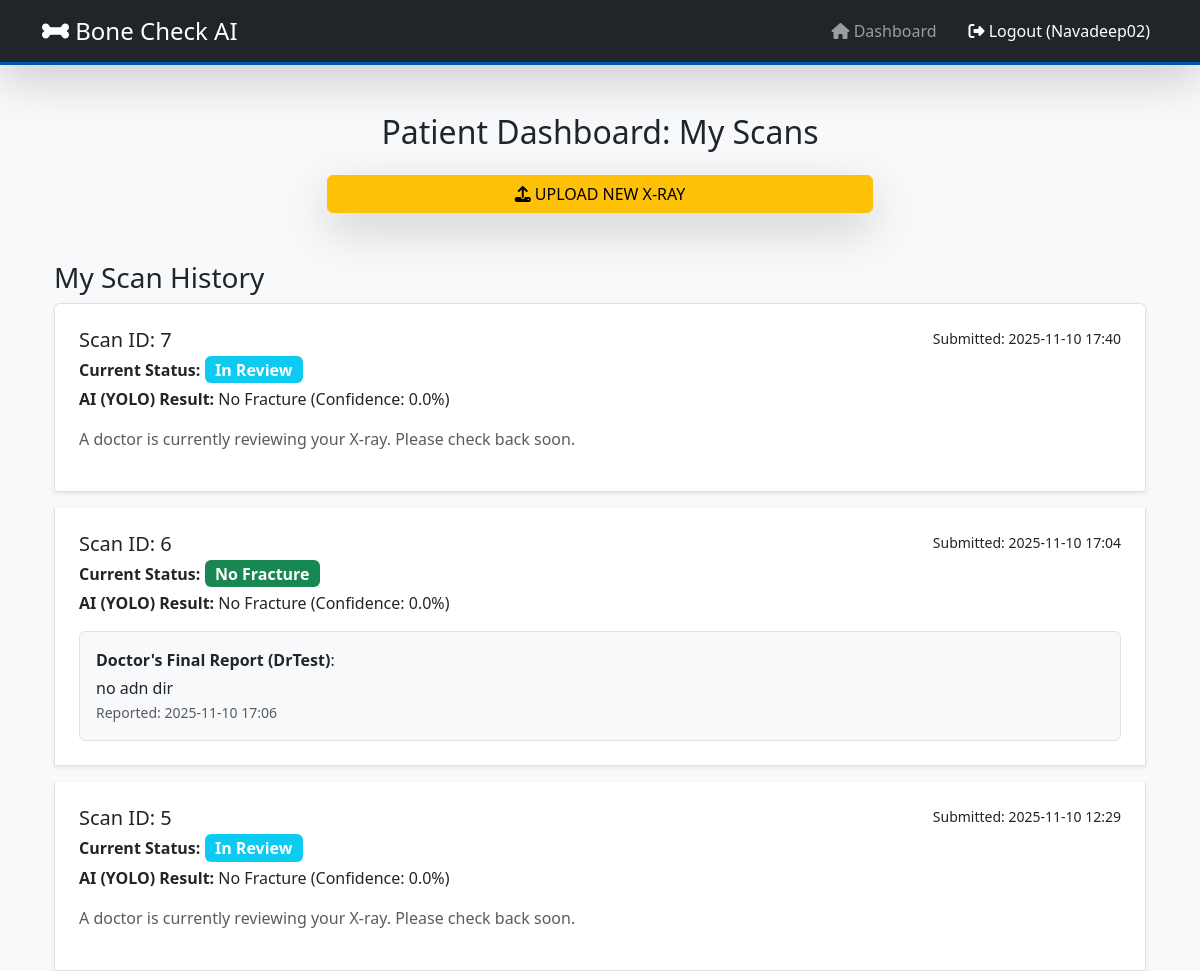
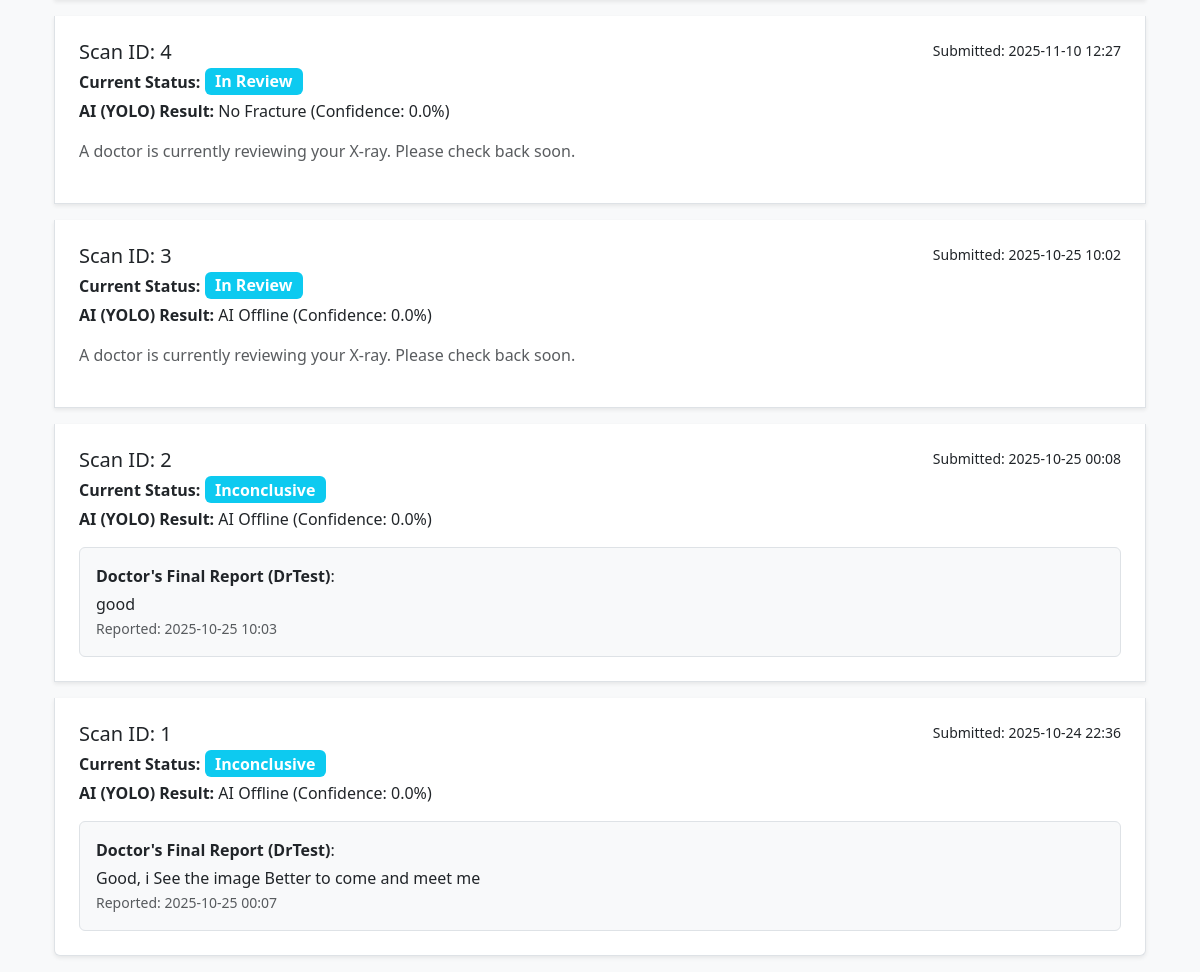
The page /dashboard (signed in) on the database its author committed (2 pictures, top to bottom).
### models.py (models this page shows, shortened)
class User(db.Model, UserMixin):
    id = db.Column(db.Integer, primary_key=True)
    username = db.Column(db.String(64), index=True, unique=True, nullable=False)
    email = db.Column(db.String(120), index=True, unique=True, nullable=True)
    password_hash = db.Column(db.String(128))
    role_id = db.Column(db.Integer, db.ForeignKey('role.id'))
    scans_submitted = db.relationship('Scan', foreign_keys='Scan.patient_id', backref='patient', lazy='dynamic')
    scans_assigned = db.relationship('Scan', foreign_keys='Scan.doctor_id', backref='doctor', lazy='dynamic')

class Scan(db.Model):
    id = db.Column(db.Integer, primary_key=True)
    image_path = db.Column(db.String(256), nullable=False) # Path relative to static/
    timestamp = db.Column(db.DateTime, index=True, default=datetime.utcnow)
    status = db.Column(db.String(50), default='Pending')
    yolo_result = db.Column(db.String(20), default='N/A')
    yolo_confidence = db.Column(db.Float)
    doctor_report = db.Column(db.Text)
    report_timestamp = db.Column(db.DateTime)
    patient_id = db.Column(db.Integer, db.ForeignKey('user.id'))
    doctor_id = db.Column(db.Integer, db.ForeignKey('user.id'), nullable=True) # Assigned doctor

### routes.py (the view)
@main.route('/dashboard')
@login_required
def dashboard():
    role_name = current_user.role.name
    if role_name == 'patient':
        scans = Scan.query.filter_by(patient_id=current_user.id).order_by(Scan.timestamp.desc()).all()
        return render_template('patient/dashboard.html', title='Patient Dashboard', scans=scans)
    elif role_name == 'doctor':
        pending_scans = Scan.query.filter(
            Scan.status.in_(['Pending', 'In Review'])
        ).order_by(Scan.timestamp.asc()).all()
        return render_template('doctor/dashboard.html', title='Doctor Dashboard', scans=pending_scans)
    elif role_name == 'admin':
        all_users = User.query.all()
        return render_template('admin/dashboard.html', title='Admin Dashboard', users=all_users)
    return redirect(url_for('main.index'))

### app.py (called while the page is built)
@login_manager.user_loader
def load_user(user_id):
    return User.query.get(int(user_id))

### templates/patient/dashboard.html
{% extends "base.html" %}
{% block content %}
<div class="container mt-4">
    <h2 class="text-center mb-4">Patient Dashboard: My Scans</h2>
    <div class="text-center mb-5">
        <a href="{{ url_for('main.upload_scan') }}" class="btn btn-warning btn-xl w-50 shadow-lg">
            <i class="fas fa-upload"></i> UPLOAD NEW X-RAY
        </a>
    </div>
    <h3 class="mt-4">My Scan History</h3>
    {% if scans %}
        <div class="list-group">
            {% for scan in scans %}
            <div class="list-group-item list-group-item-action mb-3 p-4 shadow-sm">
                <div class="d-flex w-100 justify-content-between">
                    <h5 class="mb-1">Scan ID: {{ scan.id }}</h5>
                    <small>Submitted: {{ scan.timestamp.strftime('%Y-%m-%d %H:%M') }}</small>
                </div>
                <p class="mb-1">
                    <strong>Current Status:</strong>
                    <span class="badge
                        {% if scan.status == 'Fracture Detected' %}bg-danger{% elif scan.status == 'No Fracture' %}bg-success{% elif scan.status == 'Pending' %}bg-warning text-dark{% else %}bg-info{% endif %}
                        fs-6">{{ scan.status }}</span>
                </p>
                <p>
                    <strong>AI (YOLO) Result:</strong> {{ scan.yolo_result }} (Confidence: {{ "%.1f"|format(scan.yolo_confidence * 100) }}%)
                </p>
                {% if scan.doctor_report %}
                    <div class="mt-3 p-3 border rounded bg-light">
                        <p class="mb-1"><strong>Doctor's Final Report ({{ scan.doctor.username if scan.doctor else 'N/A' }})</strong>:</p>
                        <p class="mb-0">{{ scan.doctor_report }}</p>
                        <small class="text-muted">Reported: {{ scan.report_timestamp.strftime('%Y-%m-%d %H:%M') }}</small>
                    </div>
                {% elif scan.status == 'Pending' or scan.status == 'In Review' %}
                    <p class="text-muted mt-3">A doctor is currently reviewing your X-ray. Please check back soon.</p>
                {% endif %}
            </div>
            {% endfor %}
        </div>
    {% else %}
        <div class="alert alert-info text-center mt-4">
            You have not submitted any scans yet. Click the "UPLOAD NEW X-RAY" button above to begin!
        </div>
    {% endif %}
</div>
{% endblock %}

### templates/base.html (shortened to what this page needs)
<!DOCTYPE html>
<html lang="en">
<head>
    <link href="https://cdn.jsdelivr.net/npm/bootstrap@5.3.3/dist/css/bootstrap.min.css" rel="stylesheet">
    <link rel="stylesheet" href="https://cdnjs.cloudflare.com/ajax/libs/font-awesome/6.5.2/css/all.min.css">
</head>
<body>
    <nav class="navbar navbar-expand-lg navbar-dark bg-dark shadow-lg">
        <div class="container">
            <a class="navbar-brand fs-4" href="{{ url_for('main.index') }}"><i class="fas fa-bone"></i> Bone Check AI</a>
            <div class="collapse navbar-collapse" id="navbarNav">
                <ul class="navbar-nav ms-auto">
                    {% if current_user.is_authenticated %}
                        <li class="nav-item me-3">
                            <a class="nav-link btn btn-outline-light" href="{{ url_for('main.dashboard') }}"><i class="fas fa-home"></i> Dashboard</a>
                        </li>
                        <li class="nav-item">
                            <a class="nav-link btn btn-danger text-white" href="{{ url_for('auth.logout') }}"><i class="fas fa-sign-out-alt"></i> Logout ({{ current_user.username }})</a>
                        </li>
                    {% endif %}
                </ul>
            </div>
        </div>
    </nav>
    <div class="container mt-5">
        <main>
            {% block content %}{% endblock %}
        </main>
    </div>
</body>
</html>

### templates/base.html (style rules this page uses)
body { background-color: #f8f9fa; }
.navbar { border-bottom: 3px solid #0056b3; }

### rows shown on the page
User: username "Navadeep02"
Scan: id "7", timestamp "2025-11-10 17:40", status "In Review", yolo_result "No Fracture", scan.yolo_confidence*100 "0.0", shows "A doctor is currently reviewing your X-ray. Please check back soon."
Scan: id "6", timestamp "2025-11-10 17:04", status "No Fracture", yolo_result "No Fracture", scan.yolo_confidence*100 "0.0", doctor "DrTest", doctor_report "no adn dir", report_timestamp "2025-11-10 17:06"
Scan: id "5", timestamp "2025-11-10 12:29", status "In Review", yolo_result "No Fracture", scan.yolo_confidence*100 "0.0", shows "A doctor is currently reviewing your X-ray. Please check back soon."
Scan: id "4", timestamp "2025-11-10 12:27", status "In Review", yolo_result "No Fracture", scan.yolo_confidence*100 "0.0", shows "A doctor is currently reviewing your X-ray. Please check back soon."
Scan: id "3", timestamp "2025-10-25 10:02", status "In Review", yolo_result "AI Offline", scan.yolo_confidence*100 "0.0", shows "A doctor is currently reviewing your X-ray. Please check back soon."
Scan: id "2", timestamp "2025-10-25 00:08", status "Inconclusive", yolo_result "AI Offline", scan.yolo_confidence*100 "0.0", doctor "DrTest", doctor_report "good", report_timestamp "2025-10-25 10:03"
Scan: id "1", timestamp "2025-10-24 22:36", status "Inconclusive", yolo_result "AI Offline", scan.yolo_confidence*100 "0.0", doctor "DrTest", doctor_report "Good, i See the image Better to come and meet me", report_timestamp "2025-10-25 00:07"
